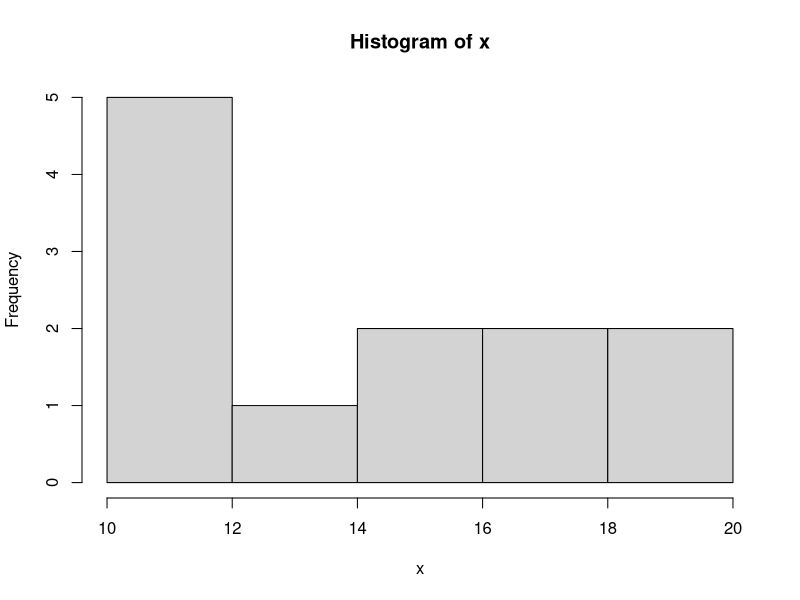
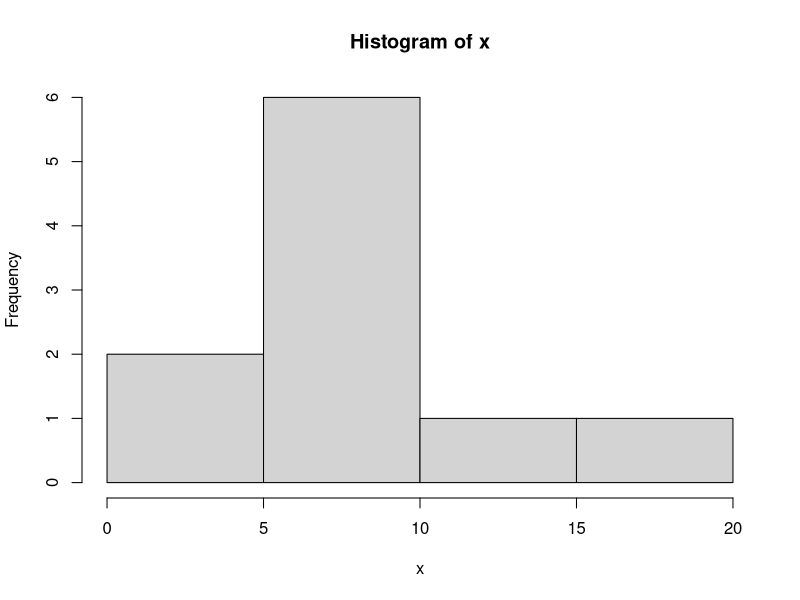
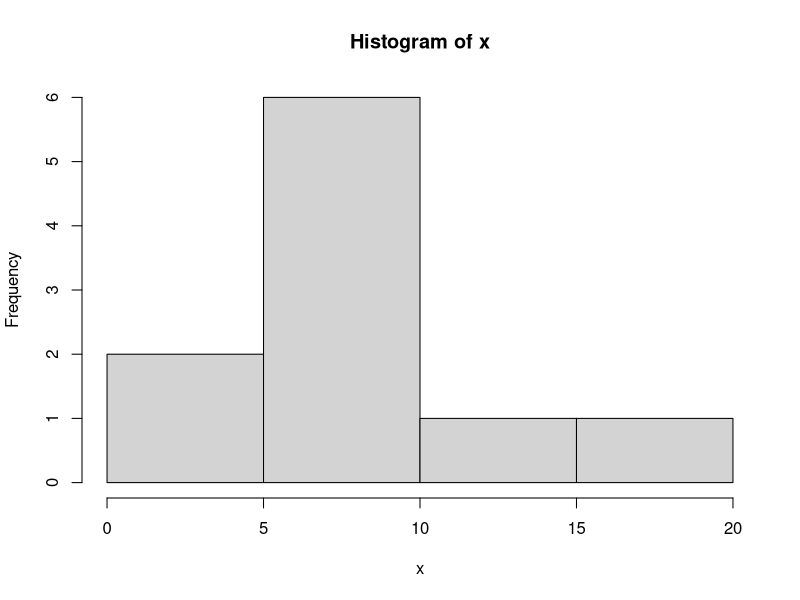

The R script that drew these images, in order:
## ---- chunk 1
#| echo: false
#| eval: true


x <- c(10, 10, 10, 12, 12, 14, 15, 16, 17, 18,19, 20)

# 1. Moda (Mo): 10
Mo <- 10

# 2. Media (x_bar): 169 / 11 = 15.36
Media <- mean(x)

# 3. Desviación Estándar (s): 4.88
s <- sd(x)

# 4. Cálculo Sk2
Sk1 <- (Media - Mo) / s

#cat("Media:", round(Media, 2), "| Moda:", Mo, "| s:", round(s, 2), "\n")
#cat("Resultado Sk1:", round(Sk2, 4))
# Interpretación: 1.21xx ( Asimetría Positiva)
## ---- chunk 2
hist(x)
## ---- chunk 3
#| echo: false
#| eval: true


x <- c(2, 5, 6, 6, 7, 7, 8, 10, 11, 18)

# 1. Mediana (Me): (7 + 8) / 2 = 7.5
Me <- median(x)

# 2. Media (x_bar): 80 / 10 = 8
Media <- mean(x)

# 3. Desviación Estándar (s): 4.108
s <- sd(x)

# 4. Cálculo Sk1
Sk2 <- (Media - Me) / s

#cat("Media:", Media, "| Mediana:", Me, "| s:", round(s, 3), "\n")
#cat("Resultado Sk1:", round(Sk1, 4))
# Interpretación: 0.1217 (Asimetría Positiva / Cola derecha)
## ---- chunk 4
hist(x)
## ---- chunk 5
#| echo: false
#| eval: true

# 1. Mediana (Me) = Dato en posición 5 -> 20
Me <- 20

# 2. Cuartiles
# Q1 (Mediana de 15,17,18,19) -> (17+18)/2 = 17.5
Q1 <- 17.5
# Q3 (Mediana de 22,25,25,30) -> (25+25)/2 = 25
Q3 <- 25

# 3. Cálculo SkQ
# Numerador: (25 + 17.5) - 2(20) = 42.5 - 40 = 2.5
# Denominador: 25 - 17.5 = 7.5
SkQ <- (Q3 + Q1 - 2*Me) / (Q3 - Q1)

#cat("Q1:", Q1, "| Me:", Me, "| Q3:", Q3, "\n")
#cat("Resultado SkQ:", round(SkQ, 3))
# Interpretación: 0.333 (Asimetría Positiva)
## ---- chunk 6
hist(x)
## ---- chunk 7
#| echo: false
#| eval: true

# 1. Mediana (Me): (27+28)/2 = 27.5
Me <- 27.5
Media <- 27.5
s <- 1.77

# 2. Cálculo Sk1
Sk1 <- (Media - Me) / s

#cat("Media:", Media, "| Mediana:", Me, "\n")
#cat("Resultado Sk1:", Sk1)
# Interpretación: 0 (Distribución Simétrica)
## ---- chunk 8
#| echo: true
#| eval: true

Media <- 91.6
Mo <- 98
s <- 6.3

# Cálculo Sk2
Sk2 <- (Media - Mo) / s

#cat("Numerador (Media - Moda):", Media - Mo, "\n")
#cat("Resultado Sk2:", round(Sk2, 4))
# Interpretación: -1.01 (Asimetría Negativa / Cola izquierda)
## ---- chunk 9
#| echo: false
#| eval: true


# 1. Mediana (Me): (2.5 + 2.6)/2 = 2.55
Me <- 2.55

# 2. Cuartiles
# Q1 (Pos 2.75): 0.25*2.2 + 0.75*2.3 = 2.275 (Aprox manual: 2.25)
# Usaremos aproximación simple de clase: (2.2+2.3)/2 = 2.25
Q1 <- 2.25
# Q3 (Pos 8.25): (3.0+3.2)/2 = 3.1
Q3 <- 3.1

# 3. Cálculo SkQ
# Numerador: (3.1 + 2.25) - 2(2.55) = 5.35 - 5.10 = 0.25
# Denominador: 3.1 - 2.25 = 0.85
SkQ <- (3.1 + 2.25 - 2*Me) / (3.1 - 2.25)

#cat("Q1:", Q1, "| Me:", Me, "| Q3:", Q3, "\n")
#cat("Resultado SkQ:", round(SkQ, 3))
# Interpretación: 0.294 (Leve Asimetría Positiva)
